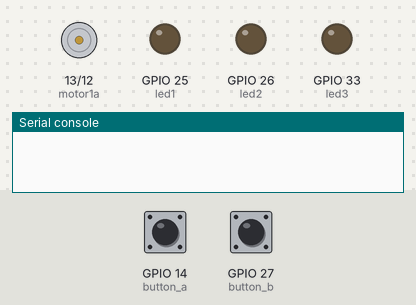
A program run on a simulated ESP32 board running MicroPython. On the bench: motor-driver pin pairs drawn as motors (green arrow = first pin HIGH = forward, orange = second pin HIGH = backward, longer = more drive), output pins drawn as LEDs (lit = HIGH), the last lines printed to the serial console. Inputs (shaded band) come from the test bench; at power-on: GPIO 14 (button_a) HIGH, GPIO 27 (button_b) HIGH.

Above: at 1.2 s.
1.3 s: GPIO 14 (button_a) pulled LOW for 0.15 s
At 2.6 s:
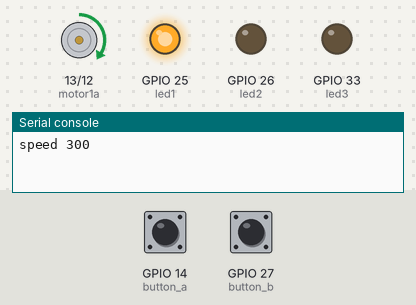
2.9 s: GPIO 27 (button_b) pulled LOW for 0.15 s
At 4.0 s:
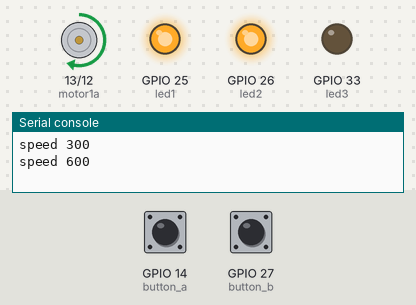
4.5 s: GPIO 27 (button_b) pulled LOW for 1 s
At 6.6 s:
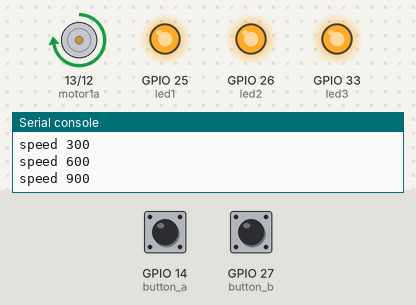
7.0 s: GPIO 27 (button_b) pulled LOW for 3.2 s
At 11.3 s:
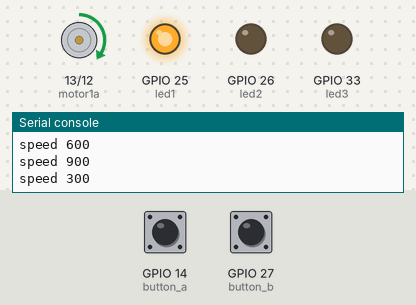
11.7 s: GPIO 14 (button_a) pulled LOW for 1 s
At 13.3 s:
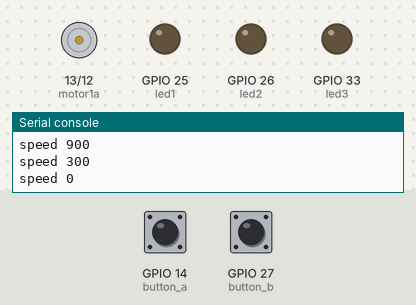
Timing chart, 0 to 14.8 s (numbered marks = the images above; inputs shaded):
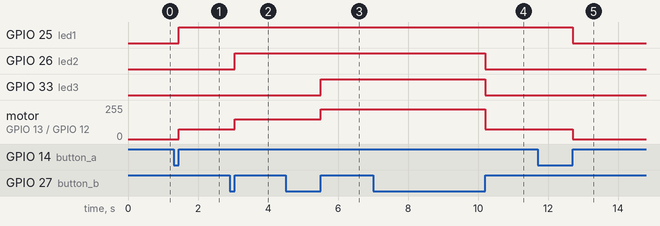

Measured:
- after the input at 1.3 s, GPIO 25 (led1): LOW → HIGH after 0.15 s; motor on GPIO 13 (motor1a) / GPIO 12 (motor1b): stopped → forward 75/255 after 0.15 s
- after the input at 2.9 s, GPIO 26 (led2): LOW → HIGH after 0.16 s; motor on GPIO 13 (motor1a) / GPIO 12 (motor1b): forward 75/255 → forward 150/255 after 0.16 s
- after the input at 4.5 s, GPIO 33 (led3): LOW → HIGH after 1.0 s; motor on GPIO 13 (motor1a) / GPIO 12 (motor1b): forward 150/255 → forward 224/255 after 1.0 s
- after the input at 7.0 s, GPIO 26 (led2), GPIO 33 (led3): HIGH → LOW after 3.2 s; motor on GPIO 13 (motor1a) / GPIO 12 (motor1b): forward 224/255 → forward 75/255 after 3.2 s
- after the input at 11.7 s, GPIO 25 (led1): HIGH → LOW after 1.0 s; motor on GPIO 13 (motor1a) / GPIO 12 (motor1b): forward 75/255 → stopped after 1.0 s

The program:

step2_speed_levels.py
```python
from machine import Pin, PWM
import time

motor1a = PWM(Pin(13))
motor1b = PWM(Pin(12))
motor1a.freq(1000)
motor1b.freq(1000)
button_a = Pin(14, Pin.IN, Pin.PULL_UP)
button_b = Pin(27, Pin.IN, Pin.PULL_UP)
led1 = Pin(25, Pin.OUT)
led2 = Pin(26, Pin.OUT)
led3 = Pin(33, Pin.OUT)


def forward(speed):
    motor1a.duty(speed)
    motor1b.duty(0)


def backward(speed):
    motor1a.duty(0)
    motor1b.duty(speed)


def stop():
    motor1a.duty(0)
    motor1b.duty(0)


def show_level():
    if speed >= 300:
        led1.value(1)
    else:
        led1.value(0)
    if speed >= 600:
        led2.value(1)
    else:
        led2.value(0)
    if speed >= 900:
        led3.value(1)
    else:
        led3.value(0)


mode = 0
speed = 0
while True:
    if button_a.value() == 0:
        if mode == 0:
            mode = 1
            speed = 300
        else:
            mode = 0
            speed = 0
        print("speed", speed)
        while button_a.value() == 0:
            time.sleep(0.01)
    if mode == 1 and button_b.value() == 0:
        speed = speed + 300
        if speed > 900:
            speed = 300
        print("speed", speed)
        while button_b.value() == 0:
            time.sleep(0.01)
    forward(speed)
    show_level()
    time.sleep(0.1)
```
